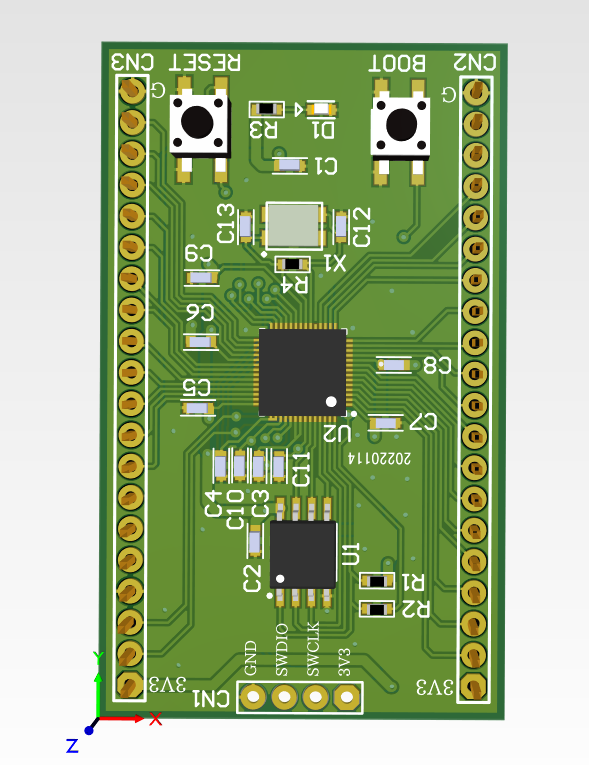
#> input picture img/raw/スクリーンショット 2022-06-18 021013.png, 589 x 765 px; its folder holds only this picture in this run
$ python docgen.py
#> lines starting #> are read from the running program, lines starting #| are printed output that depends on the picture


import os
from PIL import Image
import re

print("FILE Making.....")

dir_path = './img'
os.makedirs(dir_path, exist_ok=True)
dir_path = './img/raw'
os.makedirs(dir_path, exist_ok=True)
dir_path = './img/1024x1024'
os.makedirs(dir_path, exist_ok=True)
dir_path = './img/640x640'
os.makedirs(dir_path, exist_ok=True)
dir_path = './PDF'
os.makedirs(dir_path, exist_ok=True)

print("Good.")

import glob


print("Image Building.....")

files = glob.glob("./img/raw/*.png")
file_list = files
files = glob.glob("./img/raw/*.jpg")
file_list = file_list + files

print("=== 1024 x 1024 ===")
img_size = 1024
output_dir = './img/1024x1024/'
for img_file in file_list:
    print("\t" + os.path.split(img_file)[1])
    img = Image.open(img_file).convert('RGBA')
#> img is the input picture: PIL image 589x765 RGBA; mean R, G, B, A 161.3, 179.9, 138.1, 255
    result = Image.new("RGBA", (img_size, img_size),  (255, 255, 255, 0))
    if(img.width > img.height):
            height = round(img.height * img_size / img.width)
            img_resized = img.resize((img_size, height))
            result.paste(img_resized, (0, int( (img_size-height)/2)))
    if(img.width < img.height):
            width  = round(img.width  * img_size / img.height)
#> width = 788
            img_resized = img.resize((width, img_size))
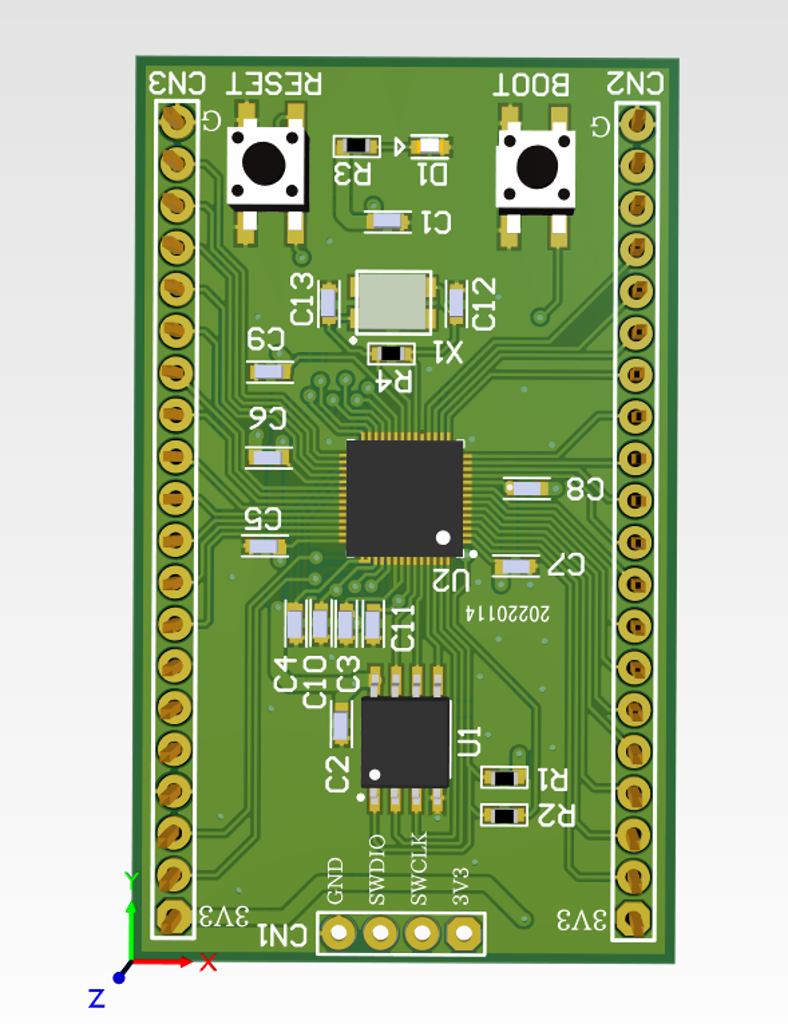
#> img_resized: PIL image 788x1024 RGBA; mean R, G, B, A 161.2, 179.8, 137.9, 255
            result.paste(img_resized, (int( (img_size-width)/2),0))
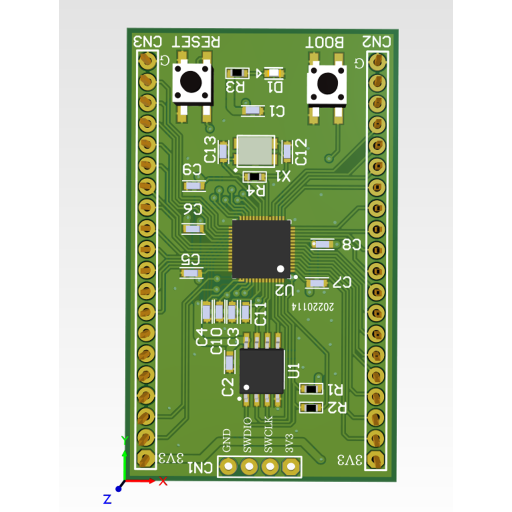
#> result: PIL image 1024x1024 RGBA (shown at 1/2 size); mean R, G, B, A 182.8, 197.2, 164.9, 196.2; transparent parts drawn white
    if(img.width == img.height):
            img_resized = img.resize((img_size, img_size))
            result.paste(img_resized, (0,0))
    fname = os.path.split(img_file)[1].rsplit('.', 1)[0].replace(' ', '')
    result.save(output_dir+fname+".png", quality=100)


print("=== 640 x 640 ===")
img_size = 640
output_dir = './img/640x640/'
for img_file in file_list:
    print("\t" + os.path.split(img_file)[1])
    img = Image.open(img_file).convert('RGBA')
    result = Image.new("RGBA", (img_size, img_size),  (255, 255, 255, 0))
#> result: PIL image 640x640 RGBA
    if(img.width > img.height):
            height = round(img.height * img_size / img.width)
            img_resized = img.resize((img_size, height))
            result.paste(img_resized, (0, int( (img_size-height)/2)))
    if(img.width < img.height):
            width  = round(img.width  * img_size / img.height)
#> width = 493
            img_resized = img.resize((width, img_size))
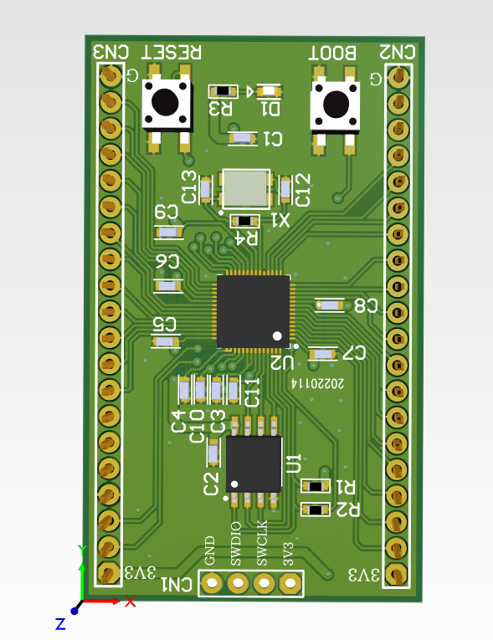
#> img_resized: PIL image 493x640 RGBA; mean R, G, B, A 161.2, 179.9, 138, 255
            result.paste(img_resized, (int( (img_size-width)/2),0))
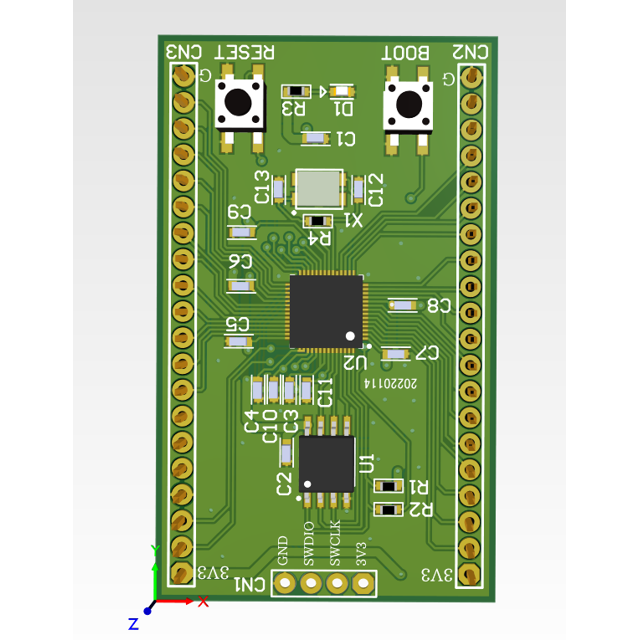
#> result: PIL image 640x640 RGBA; mean R, G, B, A 182.8, 197.1, 164.8, 196.4; transparent parts drawn white
    if(img.width == img.height):
            img_resized = img.resize((img_size, img_size))
            result.paste(img_resized, (0,0))
    fname = os.path.split(img_file)[1].rsplit('.', 1)[0].replace(' ', '_')
    result.save(output_dir+fname+".png", quality=100)


print("Success!")

$ run again, on img/raw/スクリーンショット 2022-09-19 034739.png
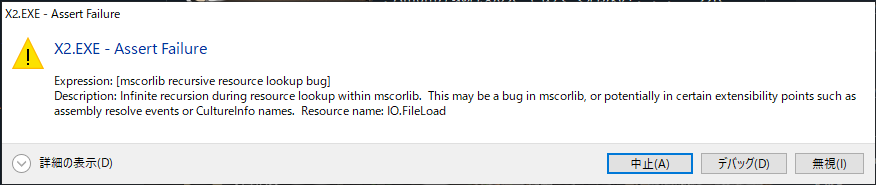
#> input picture img/raw/スクリーンショット 2022-09-19 034739.png, 876 x 185 px
#> img is the input picture: PIL image 876x185 RGBA; mean R, G, B, A 239.9, 240.2, 240.2, 255
#> `img_resized = img.resize((img_size, height))`:
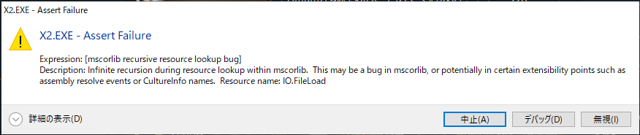
#> img_resized: PIL image 640x135 RGBA; mean R, G, B, A 239.7, 239.8, 239.9, 255
#> `result.paste(img_resized, (0, int( (img_size-height)/2)))`:
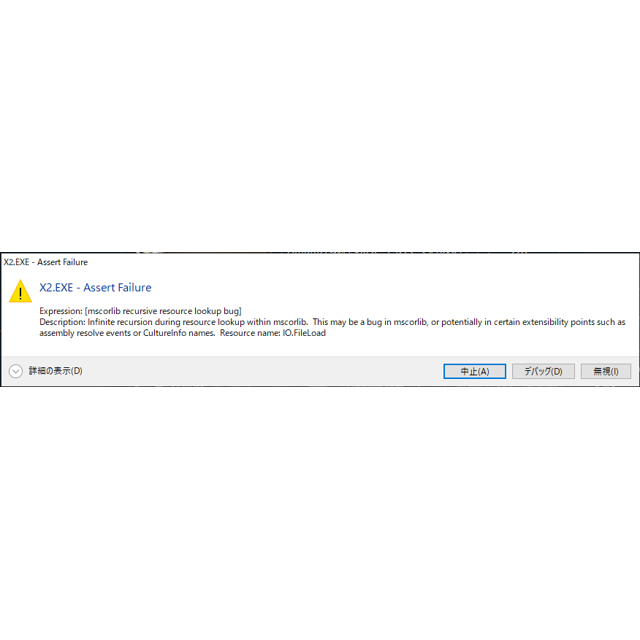
#> result: PIL image 640x640 RGBA; mean R, G, B, A 251.8, 251.8, 251.8, 53.8; transparent parts drawn white
